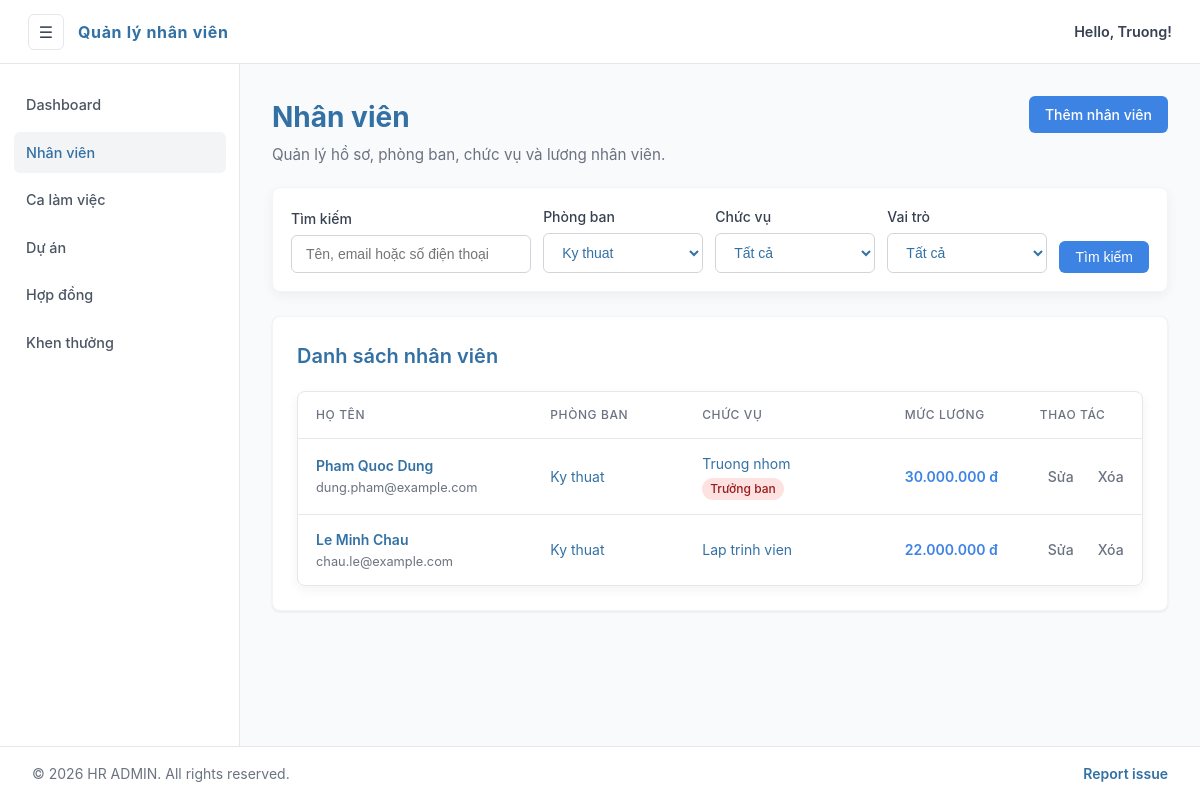
The app's page /php-web/nhan_vien/index.php?phong_ban=Ky+thuat with its own data.
### tables this page shows
CREATE TABLE IF NOT EXISTS Nhan_vien (
    id INT AUTO_INCREMENT PRIMARY KEY,
    ten VARCHAR(255) NOT NULL,
    sdt VARCHAR(15),
    email VARCHAR(255),
    dia_chi TEXT,
    ngay_sinh DATE,
    gioi_tinh VARCHAR(10),
    phong_ban VARCHAR(100),
    chuc_vu VARCHAR(100),
    truong_ban BOOLEAN DEFAULT FALSE,
    luong DECIMAL(15, 2)
);

### php-web/nhan_vien/index.php (the view, shortened to what this page needs)
<?php
require_once '../includes/db_connect.php';
$keyword = trim($_GET['q'] ?? '');
$phong_ban = trim($_GET['phong_ban'] ?? '');
$departments = $mysqli->query("SELECT DISTINCT phong_ban FROM Nhan_vien WHERE phong_ban IS NOT NULL AND phong_ban <> '' ORDER BY phong_ban")->fetch_all(MYSQLI_ASSOC);
$sql = "SELECT * FROM Nhan_vien WHERE 1=1";
$params = [];
$types = "";
if ($phong_ban !== '') {
  $sql .= " AND phong_ban = ?";
  $params[] = $phong_ban;
  $types .= "s";
}
$sql .= " ORDER BY id DESC";
if ($params) {
  $stmt = $mysqli->prepare($sql);
  $stmt->bind_param($types, ...$params);
  $stmt->execute();
  $employees = $stmt->get_result()->fetch_all(MYSQLI_ASSOC);
} else {
  $employees = $mysqli->query($sql)->fetch_all(MYSQLI_ASSOC);
}
include '../includes/header.php';
?>
<div class="page-heading">
  <div>
    <h1>Nhân viên</h1>
    <p>Quản lý hồ sơ, phòng ban, chức vụ và lương nhân viên.</p>
  </div>
  <a href="them.php" class="btn btn-primary">Thêm nhân viên</a>
</div>
<div class="filters-card">
  <form method="GET" class="filters-form">
    <div class="form-group">
      <label>Tìm kiếm</label>
      <input type="text" name="q" class="form-control" value="<?= htmlspecialchars($keyword) ?>" placeholder="Tên, email hoặc số điện thoại">
    </div>
    <div class="form-group">
      <label>Phòng ban</label>
      <select name="phong_ban" class="form-control">
        <?php foreach ($departments as $department): ?>
          <option value="<?= htmlspecialchars($department['phong_ban']) ?>" <?= $phong_ban === $department['phong_ban'] ? 'selected' : '' ?>>
            <?= htmlspecialchars($department['phong_ban']) ?>
          </option>
        <?php endforeach; ?>
      </select>
    </div>
    <div class="form-group">
      <label>Chức vụ</label>
      <select name="chuc_vu" class="form-control">
        <option value="">Tất cả</option>
      </select>
    </div>
    <div class="form-group">
      <label>Vai trò</label>
      <select name="truong_ban" class="form-control">
        <option value="">Tất cả</option>
      </select>
    </div>
    <button type="submit" class="btn btn-primary">Tìm kiếm</button>
  </form>
</div>
<div class="card">
  <div class="card-header">
    <h2>Danh sách nhân viên</h2>
  </div>
  <div class="table-container">
    <table class="employee-table">
      <colgroup>
        <col class="employee-name-col">
        <col class="employee-department-col">
        <col class="employee-position-col">
        <col class="employee-salary-col">
        <col class="employee-actions-col">
      </colgroup>
      <thead>
        <tr>
          <th>Họ tên</th>
          <th>Phòng ban</th>
          <th>Chức vụ</th>
          <th>Mức lương</th>
          <th>Thao tác</th>
        </tr>
      </thead>
      <tbody>
        <?php foreach ($employees as $row): ?>
          <tr>
            <td>
              <div class="cell-info">
                <a href="chi_tiet.php?id=<?= $row['id'] ?>" class="main-text table-link"><?= htmlspecialchars($row['ten']) ?></a>
                <span class="sub-text"><?= htmlspecialchars($row['email']) ?></span>
              </div>
            </td>
            <td><?= htmlspecialchars($row['phong_ban']) ?></td>
            <td>
              <div class="cell-info">
                <span><?= htmlspecialchars($row['chuc_vu']) ?></span>
                <?php if ($row['truong_ban']): ?>
                  <span class="status-badge leader">Trưởng ban</span>
                <?php endif; ?>
              </div>
            </td>
            <td class="text-primary-strong"><?= number_format((float) $row['luong'], 0, ',', '.') ?> đ</td>
            <td>
              <div class="actions-row">
                <a href="sua.php?id=<?= $row['id'] ?>" class="btn btn-success">Sửa</a>
                <a href="xoa.php?id=<?= $row['id'] ?>" class="btn btn-danger" onclick="return confirm('Bạn chắc chắn muốn xóa nhân viên này?');">Xóa</a>
              </div>
            </td>
          </tr>
        <?php endforeach; ?>
      </tbody>
    </table>
  </div>
</div>
<?php include '../includes/footer.php'; ?>

### records on screen
nhan_vien: ten "Pham Quoc Dung", email "dung.pham@example.com", phong_ban "Ky thuat", chuc_vu "Truong nhom", truong_ban "Trưởng ban", luong "30.000.000"
nhan_vien: ten "Le Minh Chau", email "chau.le@example.com", phong_ban "Ky thuat", chuc_vu "Lap trinh vien", luong "22.000.000"

### other values on screen
$item['label'] "Dashboard"
$item['label'] "Nhân viên"
$item['label'] "Ca làm việc"
$item['label'] "Dự án"
$item['label'] "Hợp đồng"
$item['label'] "Khen thưởng"
form field phong_ban "Ky thuat"
